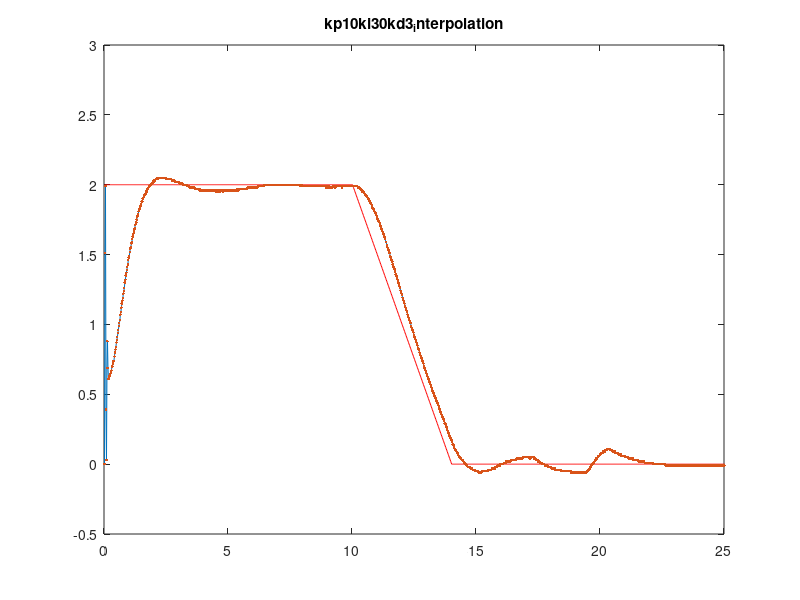

The MATLAB source for this figure:
clc
clear
close all
fid1 = fopen('target.txt','rt');
fid2 = fopen('feedback.txt','rt');

target=fscanf(fid1,'%f\n');
feedback=fscanf(fid2,'%f\n');
fclose(fid1);
fclose(fid2);
%figure;plot(sin_frequency_input,'.');hold on;plot(sin_frequency_input);hold on;
%figure;plot(pwm_input,'.');hold on;plot(pwm_input,'b');hold on;
%figure;plot(angular_speed_output,'.');hold on;plot(angular_speed_output,'b');





N=length(target);% samples
Fs=50;%50Hz
Ts=0.02;
t=Ts*(1:N);



%figure;plot(pwm_input);
figure;plot(t,target,'r');
hold on;plot(t,feedback);hold on;plot(t,feedback,'.')
title('kp10ki30kd3_interpolation');axis([0 25 -0.5 3]);
